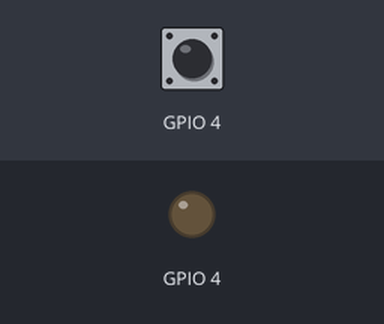
Recording of a program running on a simulated Raspberry Pi (BCM pin numbers). Parts: output pins drawn as LEDs (lit = HIGH). Inputs (shaded band) come from the test bench; at power-on: GPIO 4 HIGH. What the program prints to the terminal is not drawn. At 0.1 s the program stops and its outputs stay as they are.

Above: at 0.1 s.
Timing chart, 0 to 1.6 s (numbered marks = the images above):
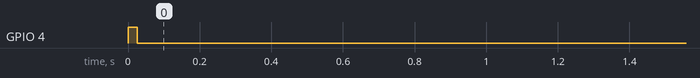

The program:

thsensor.py
```python
import RPi.GPIO as GPIO
import time

def bin2dec(string_num):
    return str(int(string_num, 2))

data = []

GPIO.setmode(GPIO.BCM)

GPIO.setup(4,GPIO.OUT)
GPIO.output(4,GPIO.HIGH)
time.sleep(0.025)
GPIO.output(4,GPIO.LOW)
time.sleep(0.02)

GPIO.setup(4, GPIO.IN, pull_up_down=GPIO.PUD_UP)

for i in range(0,2000):
    data.append(GPIO.input(4))

bit_count = 0
tmp = 0
count = 0
HumidityBit = ""
TemperatureBit = ""
crc = ""

try:
       	while data[count] == 1:
                tmp = 1
		count = count + 1

	for i in range(0, 32):
		bit_count = 0

		while data[count] == 0:
			tmp = 1
			count = count + 1

		while data[count] == 1:
			bit_count = bit_count + 1
			count = count + 1

		if bit_count > 3:
			if i>=0 and i<8:
				HumidityBit = HumidityBit + "1"
			if i>=16 and i<24:
				TemperatureBit = TemperatureBit + "1"
		else:
			if i>=0 and i<8:
				HumidityBit = HumidityBit + "0"
			if i>=16 and i<24:
				TemperatureBit = TemperatureBit + "0"

except:
	print "ERR_RANGE 1"
	exit(0)

#try:
#	for i in range(0, 8):
#		bit_count = 0
#
#		while data[count] == 0:
#			tmp = 1
#			count = count + 1
#
#		while data[count] == 1:
#			bit_count = bit_count + 1
#			count = count + 1
#
#		if bit_count > 3:
#			crc = crc + "1"
#		else:
#			crc = crc + "0"
#except:
#	print "ERR_RANGE 2"
#	exit(0)

Humidity = bin2dec(HumidityBit)
Temperature = bin2dec(TemperatureBit)
print "Humidity:"+ Humidity +"%"
print "Temperature:"+ Temperature +"C"

#if int(Humidity) + int(Temperature) - int(bin2dec(crc)) == 0:
#	print "Humidity:"+ Humidity +"%"
#	print "Temperature:"+ Temperature +"C"
#else:
#	print "ERR_CRC"

GPIO.setup(1,GPIO.OUT)
GPIO.output(1,GPIO.LOW)
time.sleep(4)
GPIO.output(1,GPIO.HIGH)
```
